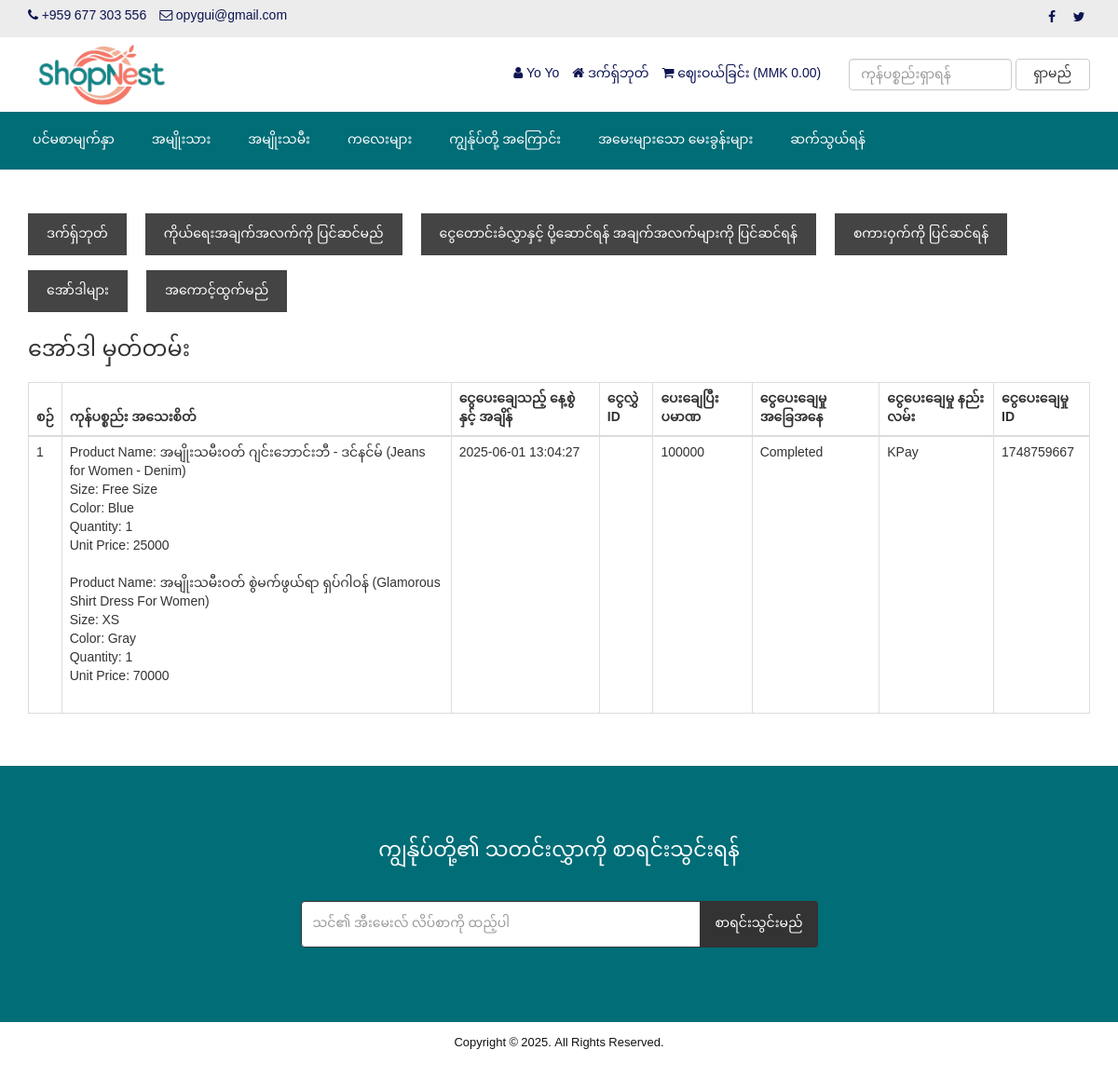
The app's page /customer-order.php (signed in) with its own data.
### tables this page shows
CREATE TABLE `tbl_settings` (
  `id` int(11) NOT NULL,
  `logo` text NOT NULL,
  `favicon` text NOT NULL,
  `footer_about` text NOT NULL,
  `footer_copyright` text NOT NULL,
  `contact_address` text NOT NULL,
  `contact_email` text NOT NULL,
  `contact_phone` text NOT NULL,
  `contact_fax` text NOT NULL,
  `contact_map_iframe` text NOT NULL,
  `receive_email` text NOT NULL,
  `receive_email_subject` text NOT NULL,
  `receive_email_thank_you_message` text NOT NULL,
  `forget_password_message` text NOT NULL,
  `total_recent_post_footer` int(10) NOT NULL,
  `total_popular_post_footer` int(10) NOT NULL,
  `total_recent_post_sidebar` int(11) NOT NULL,
  `total_popular_post_sidebar` int(11) NOT NULL,
  `total_featured_product_home` int(11) NOT NULL,
  `total_latest_product_home` int(11) NOT NULL,
  `total_popular_product_home` int(11) NOT NULL,
  `meta_title_home` text NOT NULL,
  `meta_keyword_home` text NOT NULL,
  `meta_description_home` text NOT NULL,
  `banner_login` text NOT NULL,
  `banner_registration` text NOT NULL,
  `banner_forget_password` text NOT NULL,
  `banner_reset_password` text NOT NULL,
  `banner_search` text NOT NULL,
  `banner_cart` text NOT NULL,
  `banner_checkout` text NOT NULL,
  `banner_product_category` text NOT NULL,
  `banner_blog` text NOT NULL,
  `cta_title` text NOT NULL,
  `cta_content` text NOT NULL,
  `cta_read_more_text` text NOT NULL,
  `cta_read_more_url` text NOT NULL,
  `cta_photo` text NOT NULL,
  `featured_product_title` text NOT NULL,
  `featured_product_subtitle` text NOT NULL,
  `latest_product_title` text NOT NULL,
  `latest_product_subtitle` text NOT NULL,
  `popular_product_title` text NOT NULL,
  `popular_product_subtitle` text NOT NULL,
  `testimonial_title` text NOT NULL,
  `testimonial_subtitle` text NOT NULL,
  `testimonial_photo` text NOT NULL,
  `blog_title` text NOT NULL,
  `blog_subtitle` text NOT NULL,
  `newsletter_text` text NOT NULL,
  `paypal_email` text NOT NULL,
  `stripe_public_key` text NOT NULL,
  `stripe_secret_key` text NOT NULL,
  `bank_detail` text NOT NULL,
  `before_head` text NOT NULL,
  `after_body` text NOT NULL,
  `before_body` text NOT NULL,
  `home_service_on_off` int(11) NOT NULL,
  `home_welcome_on_off` int(11) NOT NULL,
  `home_featured_product_on_off` int(11) NOT NULL,
  `home_latest_product_on_off` int(11) NOT NULL,
  `home_popular_product_on_off` int(11) NOT NULL,
  `home_testimonial_on_off` int(11) NOT NULL,
  `home_blog_on_off` int(11) NOT NULL,
  `newsletter_on_off` int(11) NOT NULL,
  `ads_above_welcome_on_off` int(1) NOT NULL,
  `ads_above_featured_product_on_off` int(1) NOT NULL,
  `ads_above_latest_product_on_off` int(1) NOT NULL,
  `ads_above_popular_product_on_off` int(1) NOT NULL,
  `ads_above_testimonial_on_off` int(1) NOT NULL,
  `ads_category_sidebar_on_off` int(1) NOT NULL
);

CREATE TABLE `tbl_social` (
  `social_id` int(11) NOT NULL,
  `social_name` varchar(30) NOT NULL,
  `social_url` varchar(255) NOT NULL,
  `social_icon` varchar(30) NOT NULL
);

CREATE TABLE `tbl_top_category` (
  `tcat_id` int(11) NOT NULL,
  `tcat_name` varchar(255) NOT NULL,
  `show_on_menu` int(1) NOT NULL
);

CREATE TABLE `tbl_page` (
  `id` int(11) NOT NULL,
  `about_title` varchar(255) NOT NULL,
  `about_content` text NOT NULL,
  `about_banner` varchar(255) NOT NULL,
  `about_meta_title` varchar(255) NOT NULL,
  `about_meta_keyword` text NOT NULL,
  `about_meta_description` text NOT NULL,
  `faq_title` varchar(255) NOT NULL,
  `faq_banner` varchar(255) NOT NULL,
  `faq_meta_title` varchar(255) NOT NULL,
  `faq_meta_keyword` text NOT NULL,
  `faq_meta_description` text NOT NULL,
  `blog_title` varchar(255) NOT NULL,
  `blog_banner` varchar(255) NOT NULL,
  `blog_meta_title` varchar(255) NOT NULL,
  `blog_meta_keyword` text NOT NULL,
  `blog_meta_description` text NOT NULL,
  `contact_title` varchar(255) NOT NULL,
  `contact_banner` varchar(255) NOT NULL,
  `contact_meta_title` varchar(255) NOT NULL,
  `contact_meta_keyword` text NOT NULL,
  `contact_meta_description` text NOT NULL,
  `pgallery_title` varchar(255) NOT NULL,
  `pgallery_banner` varchar(255) NOT NULL,
  `pgallery_meta_title` varchar(255) NOT NULL,
  `pgallery_meta_keyword` text NOT NULL,
  `pgallery_meta_description` text NOT NULL,
  `vgallery_title` varchar(255) NOT NULL,
  `vgallery_banner` varchar(255) NOT NULL,
  `vgallery_meta_title` varchar(255) NOT NULL,
  `vgallery_meta_keyword` text NOT NULL,
  `vgallery_meta_description` text NOT NULL
);

CREATE TABLE `tbl_payment` (
  `id` int(11) NOT NULL,
  `customer_id` int(11) NOT NULL,
  `customer_name` varchar(255) NOT NULL,
  `customer_email` varchar(255) NOT NULL,
  `payment_date` varchar(50) NOT NULL,
  `txnid` varchar(255) NOT NULL,
  `paid_amount` int(11) NOT NULL,
  `card_number` varchar(50) NOT NULL,
  `card_cvv` varchar(10) NOT NULL,
  `card_month` varchar(10) NOT NULL,
  `card_year` varchar(10) NOT NULL,
  `bank_transaction_info` text NOT NULL,
  `payment_method` varchar(20) NOT NULL,
  `payment_status` varchar(25) NOT NULL,
  `shipping_status` varchar(20) NOT NULL,
  `payment_id` varchar(255) NOT NULL
);

CREATE TABLE `tbl_order` (
  `id` int(11) NOT NULL,
  `product_id` int(11) NOT NULL,
  `product_name` varchar(255) NOT NULL,
  `size` varchar(100) NOT NULL,
  `color` varchar(100) NOT NULL,
  `quantity` varchar(50) NOT NULL,
  `unit_price` varchar(50) NOT NULL,
  `payment_id` varchar(255) NOT NULL
);

### customer-order.php (the view, shortened to what this page needs)
<?php require_once('header.php'); ?>
<div class="page">
    <div class="container">
        <div class="row">
            <div class="col-md-12">
                <?php require_once('customer-sidebar.php'); ?>
            </div>
            <div class="col-md-12">
                <div class="user-content">
                    <h3><?php echo LANG_VALUE_25; ?></h3>
                    <div class="table-responsive">
                        <table class="table table-bordered">
                            <thead>
                                <tr>
                                    <th><?php echo LANG_VALUE_7; ?></th>
                                    <th><?php echo LANG_VALUE_48; ?></th>
                                    <th><?php echo LANG_VALUE_27; ?></th>
                                    <th><?php echo LANG_VALUE_28; ?></th>
                                    <th><?php echo LANG_VALUE_29; ?></th>
                                    <th><?php echo LANG_VALUE_30; ?></th>
                                    <th><?php echo LANG_VALUE_31; ?></th>
                                    <th><?php echo LANG_VALUE_32; ?></th>
                                </tr>
                            </thead>
                            <tbody>
            <?php
            $limit = 10;
            $page = @$_GET['page'];
            if($page)
                $start = ($page - 1) * $limit;
            else
                $start = 0;
            $statement = $pdo->prepare("SELECT * FROM tbl_payment WHERE customer_email=? ORDER BY id DESC LIMIT $start, $limit");
            $statement->execute(array($_SESSION['customer']['cust_email']));
            $result = $statement->fetchAll(PDO::FETCH_ASSOC);
            if ($page == 0) $page = 1;
            ?>
                                <?php
                                $tip = $page*10-10;
                                foreach ($result as $row) {
                                    $tip++;
                                    ?>
                                    <tr>
                                        <td><?php echo $tip; ?></td>
                                        <td>
                                            <?php
                                            $statement1 = $pdo->prepare("SELECT * FROM tbl_order WHERE payment_id=?");
                                            $statement1->execute(array($row['payment_id']));
                                            $result1 = $statement1->fetchAll(PDO::FETCH_ASSOC);
                                            foreach ($result1 as $row1) {
                                                echo 'Product Name: '.$row1['product_name'];
                                                echo '<br>Size: '.$row1['size'];
                                                echo '<br>Color: '.$row1['color'];
                                                echo '<br>Quantity: '.$row1['quantity'];
                                                echo '<br>Unit Price: '.$row1['unit_price'];
                                                echo '<br><br>';
                                            }
                                            ?>
                                        </td>
                                        <td><?php echo $row['payment_date']; ?></td>
                                        <td><?php echo $row['txnid']; ?></td>
                                        <td><?php echo $row['paid_amount']; ?></td>
                                        <td><?php echo $row['payment_status']; ?></td>
                                        <td><?php echo $row['payment_method']; ?></td>
                                        <td><?php echo $row['payment_id']; ?></td>
                                    </tr>
                                    <?php
                                }
                                ?>
                            </tbody>
                        </table>
                        <div class="pagination" style="overflow: hidden;">
                    </div>
                </div>
            </div>
        </div>
    </div>
</div>
<?php require_once('footer.php'); ?>

### header.php (shortened to what this page needs)
<?php
include("admin/inc/config.php");
$statement = $pdo->prepare("SELECT * FROM tbl_settings WHERE id=1");
$statement->execute();
$result = $statement->fetchAll(PDO::FETCH_ASSOC);
foreach ($result as $row)
{
	$logo = $row['logo'];
	$contact_email = $row['contact_email'];
	$contact_phone = $row['contact_phone'];
}
?>
<!DOCTYPE html>
<html lang="en">
<head>
	<link rel="stylesheet" href="assets/css/bootstrap.min.css">
	<link rel="stylesheet" href="assets/css/font-awesome.min.css">
	<link rel="stylesheet" href="assets/css/owl.carousel.min.css">
	<link rel="stylesheet" href="assets/css/owl.theme.default.min.css">
	<link rel="stylesheet" href="assets/css/jquery.bxslider.min.css">
    <link rel="stylesheet" href="assets/css/magnific-popup.css">
    <link rel="stylesheet" href="assets/css/rating.css">
	<link rel="stylesheet" href="assets/css/spacing.css">
	<link rel="stylesheet" href="assets/css/bootstrap-touch-slider.css">
	<link rel="stylesheet" href="assets/css/animate.min.css">
	<link rel="stylesheet" href="assets/css/tree-menu.css">
	<link rel="stylesheet" href="assets/css/select2.min.css">
	<link rel="stylesheet" href="assets/css/main.css">
	<link rel="stylesheet" href="assets/css/responsive.css">
	<?php
	$statement = $pdo->prepare("SELECT * FROM tbl_page WHERE id=1");
	$statement->execute();
	$result = $statement->fetchAll(PDO::FETCH_ASSOC);
		?>
</head>
<body>
<div class="top">
	<div class="container">
		<div class="row">
			<div class="col-md-6 col-sm-6 col-xs-12">
				<div class="left">
					<ul>
						<li><i class="fa fa-phone"></i> <?php echo $contact_phone; ?></li>
						<li><i class="fa fa-envelope-o"></i> <?php echo $contact_email; ?></li>
					</ul>
				</div>
			</div>
			<div class="col-md-6 col-sm-6 col-xs-12">
				<div class="right">
					<ul>
						<?php
						$statement = $pdo->prepare("SELECT * FROM tbl_social");
						$statement->execute();
						$result = $statement->fetchAll(PDO::FETCH_ASSOC);
						foreach ($result as $row) {
							?>
							<?php if($row['social_url'] != ''): ?>
							<li><a href="<?php echo $row['social_url']; ?>"><i class="<?php echo $row['social_icon']; ?>"></i></a></li>
							<?php endif; ?>
							<?php
						}
						?>
					</ul>
				</div>
			</div>
		</div>
	</div>
</div>
<div class="header">
	<div class="container">
		<div class="row inner">
			<div class="col-md-4 logo">
				<a href="index.php"><img src="assets/uploads/<?php echo $logo; ?>" alt="logo image"></a>
			</div>
			<div class="col-md-5 right">
				<ul>
					<?php
					if(isset($_SESSION['customer'])) {
						?>
						<li><i class="fa fa-user"></i> <?php echo LANG_VALUE_13; ?> <?php echo $_SESSION['customer']['cust_name']; ?></li>
						<li><a href="dashboard.php"><i class="fa fa-home"></i> <?php echo LANG_VALUE_89; ?></a></li>
						<?php
					} else {
						?>
						<li><a href="login.php"><i class="fa fa-sign-in"></i> <?php echo LANG_VALUE_9; ?></a></li>
						<li><a href="registration.php"><i class="fa fa-user-plus"></i> <?php echo LANG_VALUE_15; ?></a></li>
						<?php
					}
					?>
					<li><a href="cart.php"><i class="fa fa-shopping-cart"></i> <?php echo LANG_VALUE_19; ?> (<?php echo LANG_VALUE_1; ?><?php
					if(isset($_SESSION['cart_p_id'])) {
						$table_total_price = 0;
						$i=0;
	                    foreach($_SESSION['cart_p_qty'] as $key => $value)
	                    {
	                        $i++;
	                        $arr_cart_p_qty[$i] = $value;
	                    }                    $i=0;
	                    foreach($_SESSION['cart_p_current_price'] as $key => $value)
	                    {
	                        $i++;
	                        $arr_cart_p_current_price[$i] = $value;
	                    }
	                    for($i=1;$i<=count($arr_cart_p_qty);$i++) {
	                    	$row_total_price = $arr_cart_p_current_price[$i]*$arr_cart_p_qty[$i];
	                        $table_total_price = $table_total_price + $row_total_price;
	                    }
						echo $table_total_price;
					} else {
						echo '0.00';
					}
					?>)</a></li>
				</ul>
			</div>
			<div class="col-md-3 search-area">
				<form class="navbar-form navbar-left" role="search" action="search-result.php" method="get">
					<div class="form-group">
						<input type="text" class="form-control search-top" placeholder="<?php echo LANG_VALUE_2; ?>" name="search_text">
					</div>
					<button type="submit" class="btn btn-default"><?php echo LANG_VALUE_3; ?></button>
				</form>
			</div>
		</div>
	</div>
</div>
<div class="nav">
	<div class="container">
		<div class="row">
			<div class="col-md-12 pl_0 pr_0">
				<div class="menu-container">
					<div class="menu">
						<ul>
							<li><a href="index.php">ပင်မစာမျက်နှာ</a></li>
							<?php
							$statement = $pdo->prepare("SELECT * FROM tbl_top_category WHERE show_on_menu=1");
							$statement->execute();
							$result = $statement->fetchAll(PDO::FETCH_ASSOC);
							foreach ($result as $row) {
								?>
								<li><a href="product-category.php?id=<?php echo $row['tcat_id']; ?>&type=top-category"><?php echo $row['tcat_name']; ?></a>
								</li>
								<?php
							}
							?>
							<?php
							$statement = $pdo->prepare("SELECT * FROM tbl_page WHERE id=1");
							$statement->execute();
							$result = $statement->fetchAll(PDO::FETCH_ASSOC);
							foreach ($result as $row) {
								$about_title = $row['about_title'];
								$faq_title = $row['faq_title'];
								$contact_title = $row['contact_title'];
							}
							?>
							<li><a href="about.php"><?php echo $about_title; ?></a></li>
							<li><a href="faq.php"><?php echo $faq_title; ?></a></li>
							<li><a href="contact.php"><?php echo $contact_title; ?></a></li>
						</ul>
					</div>
				</div>
			</div>
		</div>
	</div>
</div>

### footer.php (shortened to what this page needs)
<?php
$statement = $pdo->prepare("SELECT * FROM tbl_settings WHERE id=1");
$statement->execute();
$result = $statement->fetchAll(PDO::FETCH_ASSOC);
foreach ($result as $row)
{
	$footer_copyright = $row['footer_copyright'];
    $newsletter_on_off = $row['newsletter_on_off'];
}
?>
<?php if($newsletter_on_off == 1): ?>
<section class="home-newsletter">
	<div class="container">
		<div class="row">
			<div class="col-md-6 col-md-offset-3">
				<div class="single">
				<form action="" method="post">
					<h2><?php echo LANG_VALUE_93; ?></h2>
					<div class="input-group">
			        	<input type="email" class="form-control" placeholder="<?php echo LANG_VALUE_95; ?>" name="email_subscribe">
			         	<span class="input-group-btn">
			         	<button class="btn btn-theme" type="submit" name="form_subscribe"><?php echo LANG_VALUE_92; ?></button>
			         	</span>
			        </div>
				</div>
			</div>
		</div>
	</div>
</section>
<?php endif; ?>
<div class="footer-bottom">
	<div class="container">
		<div class="row">
			<div class="col-md-12 copyright">
				<?php echo $footer_copyright; ?>
			</div>
		</div>
	</div>
</div>
</body>
</html>

### records on screen
tbl_settings: contact_phone "+959 677 303 556", contact_email "opygui@gmail.com", logo (picture), footer_copyright "Copyright © 2025. All Rights Reserved."
tbl_top_category: tcat_name "အမျိုးသား"
tbl_top_category: tcat_name "အမျိုးသမီး"
tbl_top_category: tcat_name "ကလေးများ"
tbl_page: about_title "ကျွန်ုပ်တို့ အကြောင်း", faq_title "အမေးများသော မေးခွန်းများ", contact_title "ဆက်သွယ်ရန်"
tbl_payment: payment_date "2025-06-01 13:04:27", paid_amount "100000", payment_status "Completed", payment_method "KPay", payment "1748759667"
tbl_order: product_name "အမျိုးသမီးဝတ် ဂျင်းဘောင်းဘီ - ဒင်နင်မ် (Jeans for Women - Denim)", size "Free Size", color "Blue", quantity "1", unit_price "25000"
tbl_order: product_name "အမျိုးသမီးဝတ် စွဲမက်ဖွယ်ရာ ရှပ်ဂါဝန် (Glamorous Shirt Dress For Women)", size "XS", color "Gray", quantity "1", unit_price "70000"

### other values on screen
$_SESSION['customer']['cust_name'] "Yo Yo"
LANG_VALUE_89 "ဒက်ရှ်ဘုတ်"
LANG_VALUE_19 "ဈေးဝယ်ခြင်း"
LANG_VALUE_1 "MMK"
LANG_VALUE_3 "ရှာမည်"
LANG_VALUE_117 "ကိုယ်ရေးအချက်အလက်ကို ပြင်ဆင်မည်"
LANG_VALUE_88 "ငွေတောင်းခံလွှာနှင့် ပို့ဆောင်ရန် အချက်အလက်များကို ပြင်ဆင်ရန်"
LANG_VALUE_99 "စကားဝှက်ကို ပြင်ဆင်ရန်"
LANG_VALUE_24 "အော်ဒါများ"
LANG_VALUE_14 "အကောင့်ထွက်မည်"
LANG_VALUE_25 "အော်ဒါ မှတ်တမ်း"
LANG_VALUE_7 "စဉ်"
LANG_VALUE_48 "ကုန်ပစ္စည်း အသေးစိတ်"
LANG_VALUE_27 "ငွေပေးချေသည့် နေ့စွဲနှင့် အချိန်"
LANG_VALUE_28 "ငွေလွှဲ ID"
